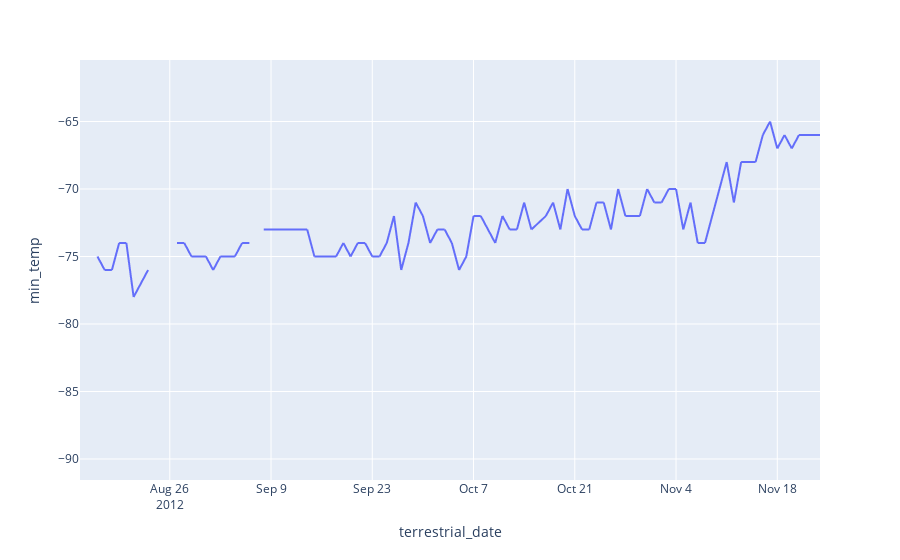

Notebook cell for this chart:
### Code cell
# Plot a line chart the daily minimum temp
# note: you do not need to modify the dataframe
# use the original one you loaded at the beginning of the milestone.
px.line(planet_weather, x = 'terrestrial_date', y = 'min_temp')

### Figure 1 — Plotly figure (JSON) as saved in the notebook; plotly's stock layout.template omitted (floating-point values rounded to 4 significant figures; data arrays with more than 128 entries replaced by an {"elided": "..."} marker saying what was removed)
{"data": [{"hovertemplate": "terrestrial_date=%{x}<br>min_temp=%{y}<extra></extra>", "legendgroup": "", "line": {"color": "#636efa", "dash": "solid"}, "marker": {"symbol": "circle"}, "mode": "lines", "name": "", "showlegend": false, "type": "scattergl", "x": {"elided": "1894 str values"}, "xaxis": "x", "y": {"elided": "1894 int values"}, "yaxis": "y"}], "layout": {"autosize": true, "legend": {"tracegroupgap": 0}, "margin": {"t": 60}, "xaxis": {"anchor": "y", "autorange": false, "domain": [0, 1], "range": ["2012-08-13 14:04:55.7661", "2012-11-23 21:43:38.3468"], "title": {"text": "terrestrial_date"}, "type": "date"}, "yaxis": {"anchor": "x", "autorange": true, "domain": [0, 1], "range": [-91.56, -60.44], "title": {"text": "min_temp"}, "type": "linear"}}}
